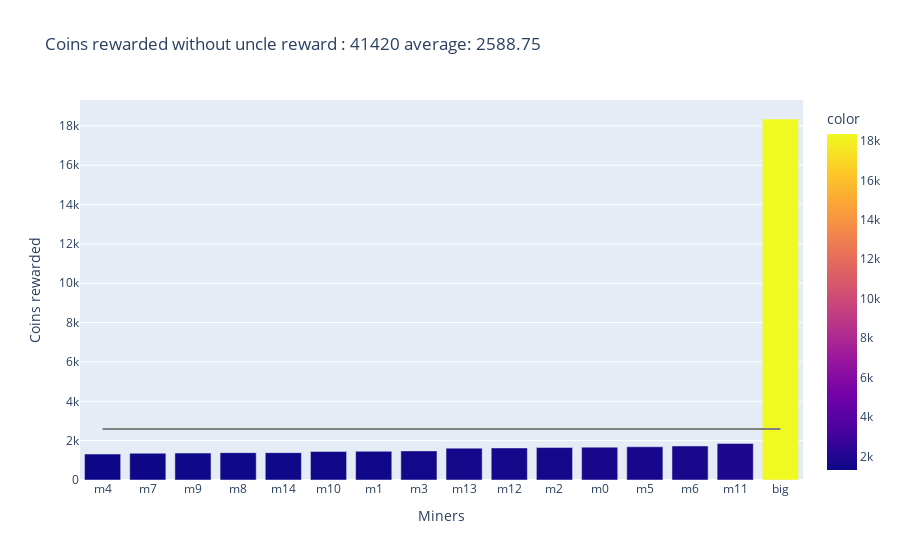
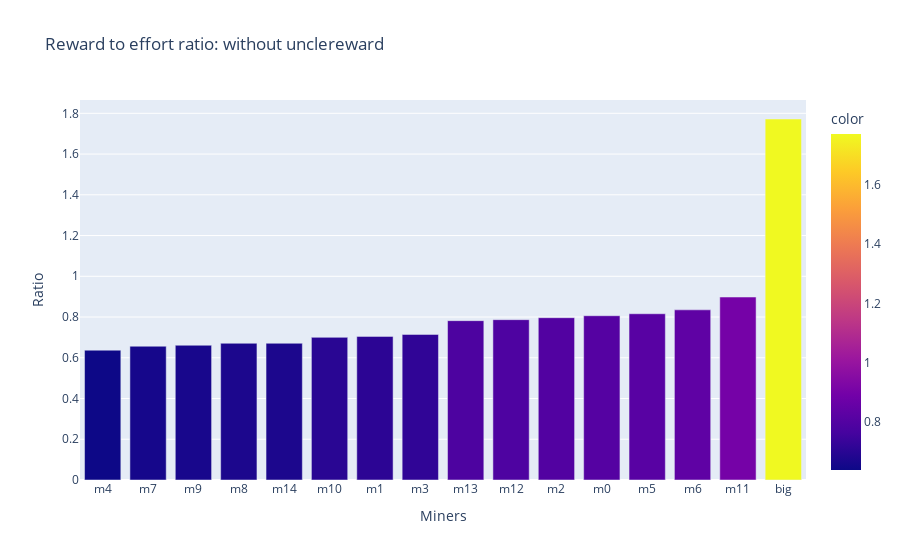
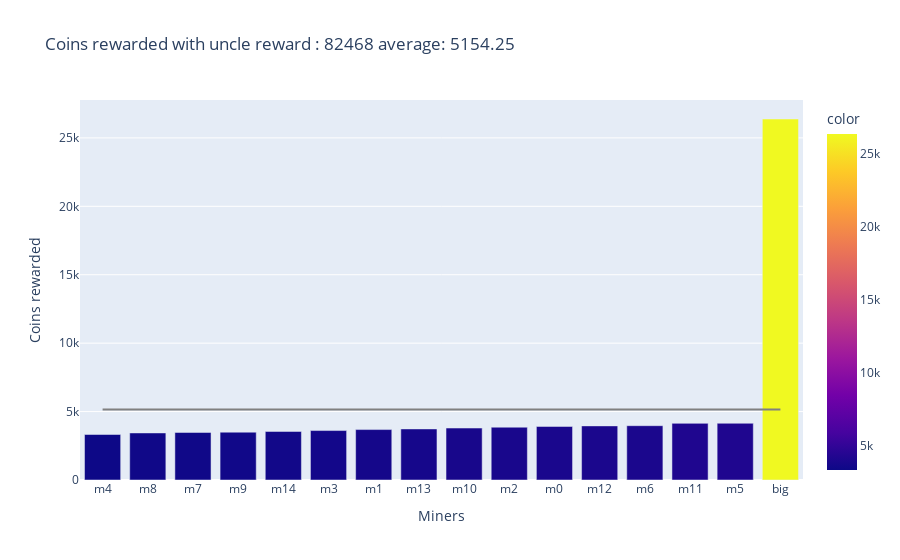
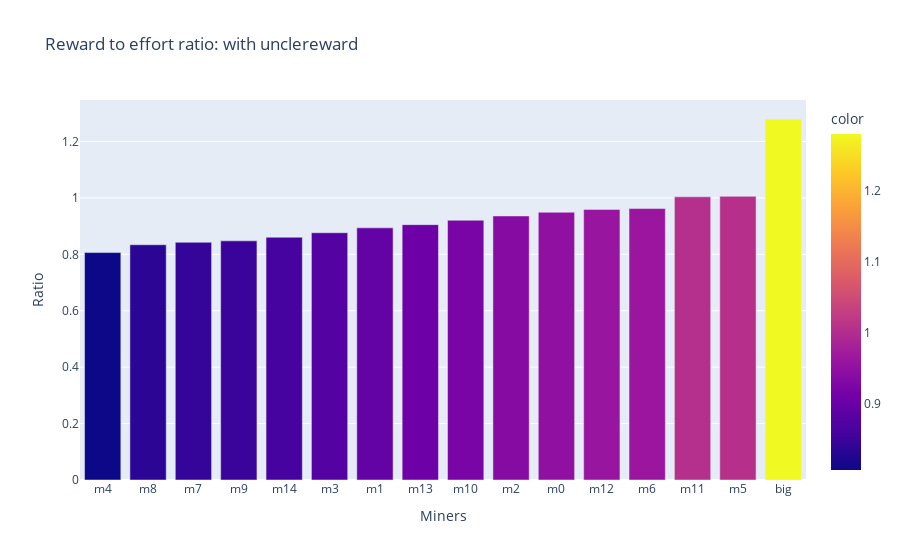

Here is the notebook cell these charts were saved with, in order:
### Markdown cell above
## Modelling blockchain with uncle reward

### Code cell
#Declearing blockchain and printing properties
bc = Blockchain("0", BASEDIFFICULTY)
miners = []
for i in range(15):
    m = Miner(5, "m"+str(i), bc)
    miners.append(m)

big = Miner(25, "big", bc)
while bc.size < BLOCKCHAINSIZE:
    big.PoWSolver()

    for m in miners:
        m.PoWSolver()

    big.UpdateLast()
    
    for m in miners:
        m.UpdateLast()
#appended to calculate rewards
miners.append(big)
analyzeBlockchain(miners,bc)

### Figure 1 — Plotly figure (JSON) as saved in the notebook; plotly's stock layout.template omitted (floating-point values rounded to 4 significant figures)
{"data": [{"alignmentgroup": "True", "hovertemplate": "Miners=%{x}<br>Coins rewarded=%{y}<br>color=%{marker.color}<extra></extra>", "legendgroup": "", "marker": {"color": [1320, 1360, 1370, 1390, 1390, 1450, 1460, 1480, 1620, 1630, 1650, 1670, 1690, 1730, 1860, 18350], "coloraxis": "coloraxis", "pattern": {"shape": ""}}, "name": "", "offsetgroup": "", "orientation": "v", "showlegend": false, "textposition": "auto", "type": "bar", "x": ["m4", "m7", "m9", "m8", "m14", "m10", "m1", "m3", "m13", "m12", "m2", "m0", "m5", "m6", "m11", "big"], "xaxis": "x", "y": [1320, 1360, 1370, 1390, 1390, 1450, 1460, 1480, 1620, 1630, 1650, 1670, 1690, 1730, 1860, 18350], "yaxis": "y"}, {"line": {"color": "gray"}, "mode": "lines", "showlegend": false, "type": "scatter", "x": ["m4", "m7", "m9", "m8", "m14", "m10", "m1", "m3", "m13", "m12", "m2", "m0", "m5", "m6", "m11", "big"], "y": [2589.0, 2589.0, 2589.0, 2589.0, 2589.0, 2589.0, 2589.0, 2589.0, 2589.0, 2589.0, 2589.0, 2589.0, 2589.0, 2589.0, 2589.0, 2589.0]}], "layout": {"barmode": "relative", "coloraxis": {"colorbar": {"title": {"text": "color"}}, "colorscale": [[0, "#0d0887"], [0.1111, "#46039f"], [0.2222, "#7201a8"], [0.3333, "#9c179e"], [0.4444, "#bd3786"], [0.5556, "#d8576b"], [0.6667, "#ed7953"], [0.7778, "#fb9f3a"], [0.8889, "#fdca26"], [1, "#f0f921"]]}, "legend": {"tracegroupgap": 0}, "title": {"text": "Coins rewarded without uncle reward : 41420 average: 2588.75"}, "xaxis": {"anchor": "y", "domain": [0, 1], "title": {"text": "Miners"}}, "yaxis": {"anchor": "x", "domain": [0, 1], "title": {"text": "Coins rewarded"}}}}

### Figure 2 — Plotly figure (JSON) as saved in the notebook; plotly's stock layout.template omitted (floating-point values rounded to 4 significant figures)
{"data": [{"alignmentgroup": "True", "hovertemplate": "Miners=%{x}<br>Ratio=%{y}<br>color=%{marker.color}<extra></extra>", "legendgroup": "", "marker": {"color": [0.6374, 0.6567, 0.6615, 0.6712, 0.6712, 0.7001, 0.705, 0.7146, 0.7822, 0.7871, 0.7967, 0.8064, 0.816, 0.8353, 0.8981, 1.772], "coloraxis": "coloraxis", "pattern": {"shape": ""}}, "name": "", "offsetgroup": "", "orientation": "v", "showlegend": false, "textposition": "auto", "type": "bar", "x": ["m4", "m7", "m9", "m8", "m14", "m10", "m1", "m3", "m13", "m12", "m2", "m0", "m5", "m6", "m11", "big"], "xaxis": "x", "y": [0.6374, 0.6567, 0.6615, 0.6712, 0.6712, 0.7001, 0.705, 0.7146, 0.7822, 0.7871, 0.7967, 0.8064, 0.816, 0.8353, 0.8981, 1.772], "yaxis": "y"}], "layout": {"barmode": "relative", "coloraxis": {"colorbar": {"title": {"text": "color"}}, "colorscale": [[0, "#0d0887"], [0.1111, "#46039f"], [0.2222, "#7201a8"], [0.3333, "#9c179e"], [0.4444, "#bd3786"], [0.5556, "#d8576b"], [0.6667, "#ed7953"], [0.7778, "#fb9f3a"], [0.8889, "#fdca26"], [1, "#f0f921"]]}, "legend": {"tracegroupgap": 0}, "title": {"text": "Reward to effort ratio: without unclereward"}, "xaxis": {"anchor": "y", "domain": [0, 1], "title": {"text": "Miners"}}, "yaxis": {"anchor": "x", "domain": [0, 1], "title": {"text": "Ratio"}}}}

### Figure 3 — Plotly figure (JSON) as saved in the notebook; plotly's stock layout.template omitted (floating-point values rounded to 4 significant figures)
{"data": [{"alignmentgroup": "True", "hovertemplate": "Miners=%{x}<br>Coins rewarded=%{y}<br>color=%{marker.color}<extra></extra>", "legendgroup": "", "marker": {"color": [3324, 3438, 3474, 3495, 3548, 3614, 3685, 3732, 3796, 3859, 3913, 3955, 3969, 4139, 4146, 26381], "coloraxis": "coloraxis", "pattern": {"shape": ""}}, "name": "", "offsetgroup": "", "orientation": "v", "showlegend": false, "textposition": "auto", "type": "bar", "x": ["m4", "m8", "m7", "m9", "m14", "m3", "m1", "m13", "m10", "m2", "m0", "m12", "m6", "m11", "m5", "big"], "xaxis": "x", "y": [3324, 3438, 3474, 3495, 3548, 3614, 3685, 3732, 3796, 3859, 3913, 3955, 3969, 4139, 4146, 26381], "yaxis": "y"}, {"line": {"color": "gray"}, "mode": "lines", "showlegend": false, "type": "scatter", "x": ["m4", "m8", "m7", "m9", "m14", "m3", "m1", "m13", "m10", "m2", "m0", "m12", "m6", "m11", "m5", "big"], "y": [5154.0, 5154.0, 5154.0, 5154.0, 5154.0, 5154.0, 5154.0, 5154.0, 5154.0, 5154.0, 5154.0, 5154.0, 5154.0, 5154.0, 5154.0, 5154.0]}], "layout": {"barmode": "relative", "coloraxis": {"colorbar": {"title": {"text": "color"}}, "colorscale": [[0, "#0d0887"], [0.1111, "#46039f"], [0.2222, "#7201a8"], [0.3333, "#9c179e"], [0.4444, "#bd3786"], [0.5556, "#d8576b"], [0.6667, "#ed7953"], [0.7778, "#fb9f3a"], [0.8889, "#fdca26"], [1, "#f0f921"]]}, "legend": {"tracegroupgap": 0}, "title": {"text": "Coins rewarded with uncle reward : 82468 average: 5154.25"}, "xaxis": {"anchor": "y", "domain": [0, 1], "title": {"text": "Miners"}}, "yaxis": {"anchor": "x", "domain": [0, 1], "title": {"text": "Coins rewarded"}}}}

### Figure 4 — Plotly figure (JSON) as saved in the notebook; plotly's stock layout.template omitted (floating-point values rounded to 4 significant figures)
{"data": [{"alignmentgroup": "True", "hovertemplate": "Miners=%{x}<br>Ratio=%{y}<br>color=%{marker.color}<extra></extra>", "legendgroup": "", "marker": {"color": [0.8061, 0.8338, 0.8425, 0.8476, 0.8605, 0.8765, 0.8937, 0.9051, 0.9206, 0.9359, 0.949, 0.9592, 0.9626, 1.004, 1.005, 1.28], "coloraxis": "coloraxis", "pattern": {"shape": ""}}, "name": "", "offsetgroup": "", "orientation": "v", "showlegend": false, "textposition": "auto", "type": "bar", "x": ["m4", "m8", "m7", "m9", "m14", "m3", "m1", "m13", "m10", "m2", "m0", "m12", "m6", "m11", "m5", "big"], "xaxis": "x", "y": [0.8061, 0.8338, 0.8425, 0.8476, 0.8605, 0.8765, 0.8937, 0.9051, 0.9206, 0.9359, 0.949, 0.9592, 0.9626, 1.004, 1.005, 1.28], "yaxis": "y"}], "layout": {"barmode": "relative", "coloraxis": {"colorbar": {"title": {"text": "color"}}, "colorscale": [[0, "#0d0887"], [0.1111, "#46039f"], [0.2222, "#7201a8"], [0.3333, "#9c179e"], [0.4444, "#bd3786"], [0.5556, "#d8576b"], [0.6667, "#ed7953"], [0.7778, "#fb9f3a"], [0.8889, "#fdca26"], [1, "#f0f921"]]}, "legend": {"tracegroupgap": 0}, "title": {"text": "Reward to effort ratio: with unclereward"}, "xaxis": {"anchor": "y", "domain": [0, 1], "title": {"text": "Miners"}}, "yaxis": {"anchor": "x", "domain": [0, 1], "title": {"text": "Ratio"}}}}
